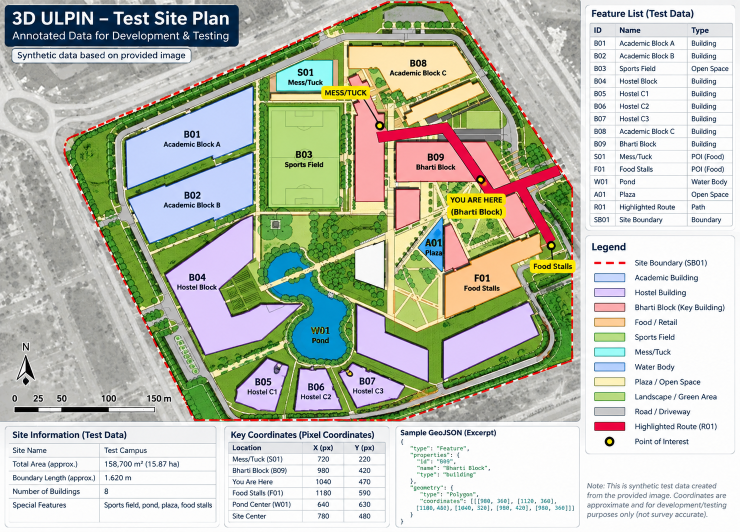
#> input picture backend/data/uploads/0367cd46-42df-4f49-bf63-3c370d93f53f.png, 1479 x 1064 px (shown at 1/2 size)
$ python -i detect.py   (imports and definitions only)
#> lines starting #> are read from the running program, lines starting #| are printed output that depends on the picture
"""Floor plan -> clean 2D unit polygons.

Pipeline:
    PDF Rasterization (optional) -> Resize (long side 1600px) ->
    Grayscale -> CLAHE & uneven light correction -> Auto Polarity ->
    Binarize (walls white) -> Remove thin hatched lines ->
    Auto-Tuning loop (close door gaps) -> invert (free space white) ->
    drop outside region -> contours (with holes) -> approxPolyDP -> Shapely cleanup
"""
from __future__ import annotations

import sys
from dataclasses import dataclass
from pathlib import Path

import cv2
import numpy as np
from shapely.geometry import GeometryCollection, MultiPolygon, Polygon
from shapely.geometry.polygon import orient
from shapely.validation import make_valid

try:
    import pymupdf as fitz
except ImportError:
    fitz = None


@dataclass
class DetectConfig:
    # --- binarization ---
    threshold: str = "otsu"            # "otsu" or "adaptive"
    blur_ksize: int = 3
    adaptive_block_frac: float = 0.03
    adaptive_c: int = 10
    min_component_frac: float = 0.0005
    # --- morphology (fractions of min(h, w)) ---
    close_frac: float = 0.03           # Default if auto-tune is off
    open_frac: float = 0.004
    # --- filtering (fractions of total image area) ---
    min_area_frac: float = 0.002
    max_area_frac: float = 0.40
    # --- simplification ---
    approx_eps_frac: float = 0.015
    shapely_tol_frac: float = 0.002
    # --- holes ---
    keep_holes: bool = True
    min_hole_frac: float = 0.003
    # --- thin feature suppression ---
    window_close_frac: float = 0.008
    thin_line_open_frac: float = 0.004
    # --- misc ---
    pad: int = 10
    auto_tune: bool = True             # Run the parameter sweep


# --------------------------------------------------------------------------- helpers
# [4 lines left out: function _odd_kernel, not called in this run]


def _load_gray(image_path) -> tuple[np.ndarray, float]:
    """Loads image/PDF, normalizes to 1600px long side, returns (gray_img, scale_factor)."""
    p = Path(image_path)
    if p.suffix.lower() == ".pdf":
        if fitz is None:
            raise RuntimeError("pymupdf not installed; cannot read PDF.")
        doc = fitz.open(str(p))
        if len(doc) == 0:
            raise ValueError("PDF is empty.")
        page = doc.load_page(0)
        # Render at 200 DPI roughly
        pix = page.get_pixmap(matrix=fitz.Matrix(200/72, 200/72))
        img = np.frombuffer(pix.samples, dtype=np.uint8).reshape(pix.h, pix.w, pix.n)
        if pix.n == 4:
            img = cv2.cvtColor(img, cv2.COLOR_RGBA2GRAY)
        elif pix.n == 3:
            img = cv2.cvtColor(img, cv2.COLOR_RGB2GRAY)
        elif pix.n == 1:
            pass # already gray
        else:
            raise ValueError(f"Unexpected PDF color space: {pix.n} channels")
    else:
        img = cv2.imread(str(p), cv2.IMREAD_GRAYSCALE)
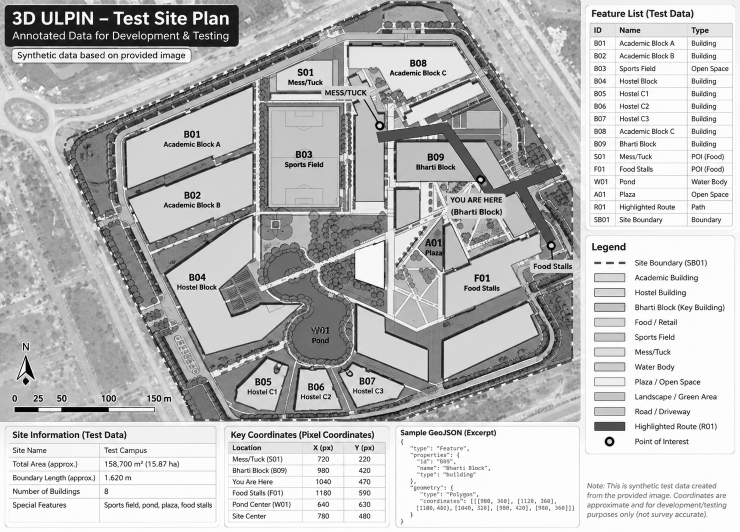
#> img: shape (1064, 1479) (shown at 1/2 size); min 0, max 255, mean 189.1
        if img is None:
            raise ValueError(f"Could not read image: {image_path}")

    # Resize so long side is 1600px
    h, w = img.shape
#> h = 1064; w = 1479
    max_dim = max(h, w)
#> max_dim = 1479
    target_dim = 1600
    if max_dim != target_dim:
        scale = target_dim / max_dim
#> scale = 1.08
        new_w, new_h = int(w * scale), int(h * scale)
#> new_w = 1600; new_h = 1151
        img = cv2.resize(img, (new_w, new_h), interpolation=cv2.INTER_AREA)
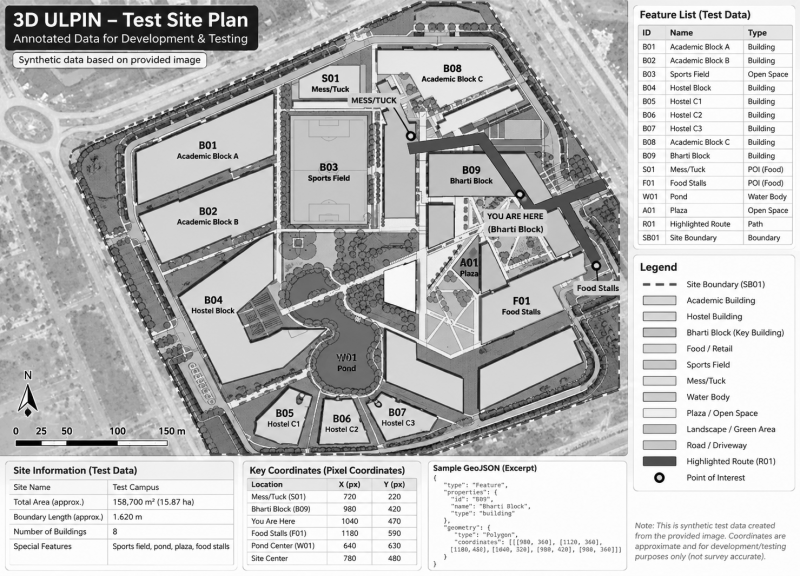
#> img: shape (1151, 1600) (shown at 1/2 size); min 0, max 255, mean 189
        return img, scale
    return img, 1.0


# [54 lines left out: functions _cleanup_photo, _detect_and_fix_polarity, _largest_polygon, clean_polygon, not called in this run]


def _ring_to_list(ring, nd: int = 1) -> list[list[float]]:
    return [[round(x, nd), round(y, nd)] for x, y in list(ring.coords)[:-1]]


# [98 lines left out: functions _approx, binarize_walls, remove_specks, free_space_mask, extract_units, not called in this run]


def _reading_order(polys: list[Polygon], height: int) -> list[Polygon]:
    band = max(1.0, height / 10.0)
    return sorted(polys, key=lambda p: (int(p.centroid.y // band), p.centroid.x))


# --------------------------------------------------------------------------- auto-tuning
# [141 lines left out: functions _score_polys, _evaluate_unit_confidence, _detect_with_auto_tune, detect_units, not called in this run]


def draw_overlay(image_path, result: dict) -> np.ndarray:
    gray, _ = _load_gray(image_path)
    canvas = cv2.cvtColor(gray, cv2.COLOR_GRAY2BGR)
    layer = canvas.copy()
    palette = [(66, 133, 244), (52, 168, 83), (251, 188, 5), (234, 67, 53), (171, 71, 188), (0, 172, 193)]
    for i, u in enumerate(result.get("units", [])):
        color = palette[i % len(palette)]
        pts = np.array(u["polygon"], np.int32)
        cv2.fillPoly(layer, [pts], color)
        for hole in u.get("holes", []):
            cv2.fillPoly(layer, [np.array(hole, np.int32)], (255, 255, 255))
    canvas = cv2.addWeighted(layer, 0.35, canvas, 0.65, 0)
    for i, u in enumerate(result.get("units", [])):
        color = palette[i % len(palette)]
        cv2.polylines(canvas, [np.array(u["polygon"], np.int32)], True, color, 2)
        cx, cy = map(int, u["centroid"])
        cv2.putText(canvas, u["id"], (cx - 30, cy), cv2.FONT_HERSHEY_SIMPLEX, 0.5, (0, 0, 0), 1, cv2.LINE_AA)

        # Display warning if low confidence
        if u.get("confidence", 1.0) < 0.5:
            cv2.putText(canvas, "!", (cx + 20, cy), cv2.FONT_HERSHEY_SIMPLEX, 0.5, (0, 0, 255), 2)
    return canvas

#> (the run stopped early here; a loop or call above may not have finished)

$ run again, on backend/data/uploads/11e1cad2-9cb6-4eaa-8f44-2ab694c3aff5.png
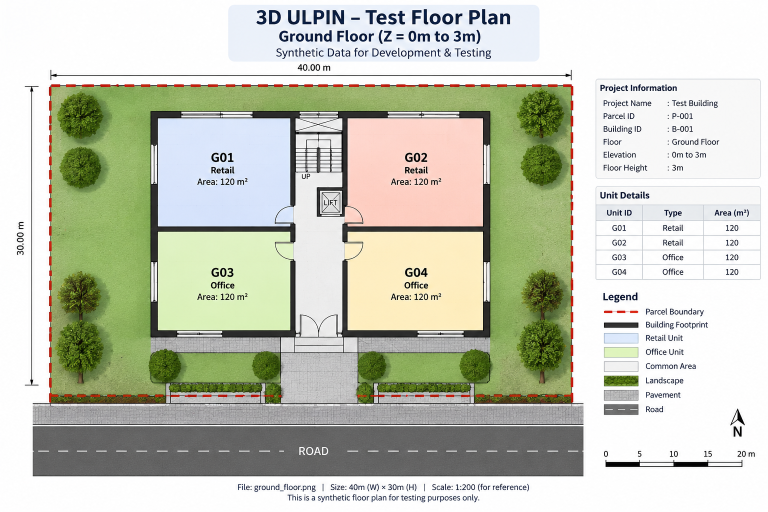
#> input picture backend/data/uploads/11e1cad2-9cb6-4eaa-8f44-2ab694c3aff5.png, 1536 x 1024 px (shown at 1/2 size)
#> in _load_gray, `img = cv2.imread(str(p), cv2.IMREAD_GRAYSCALE)`:
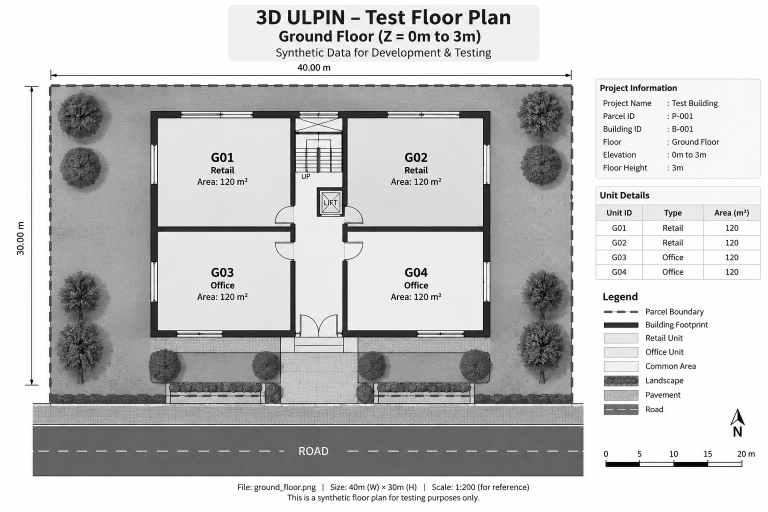
#> img: shape (1024, 1536) (shown at 1/2 size); min 0, max 255, mean 197.3
#> in _load_gray, `img = cv2.resize(img, (new_w, new_h), interpolation=cv2.INTER_AREA)`:
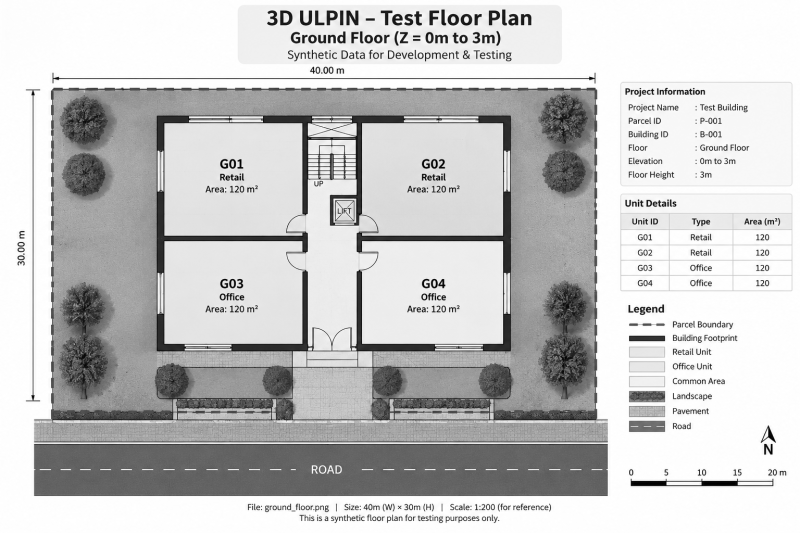
#> img: shape (1066, 1600) (shown at 1/2 size); min 0, max 255, mean 197.2
